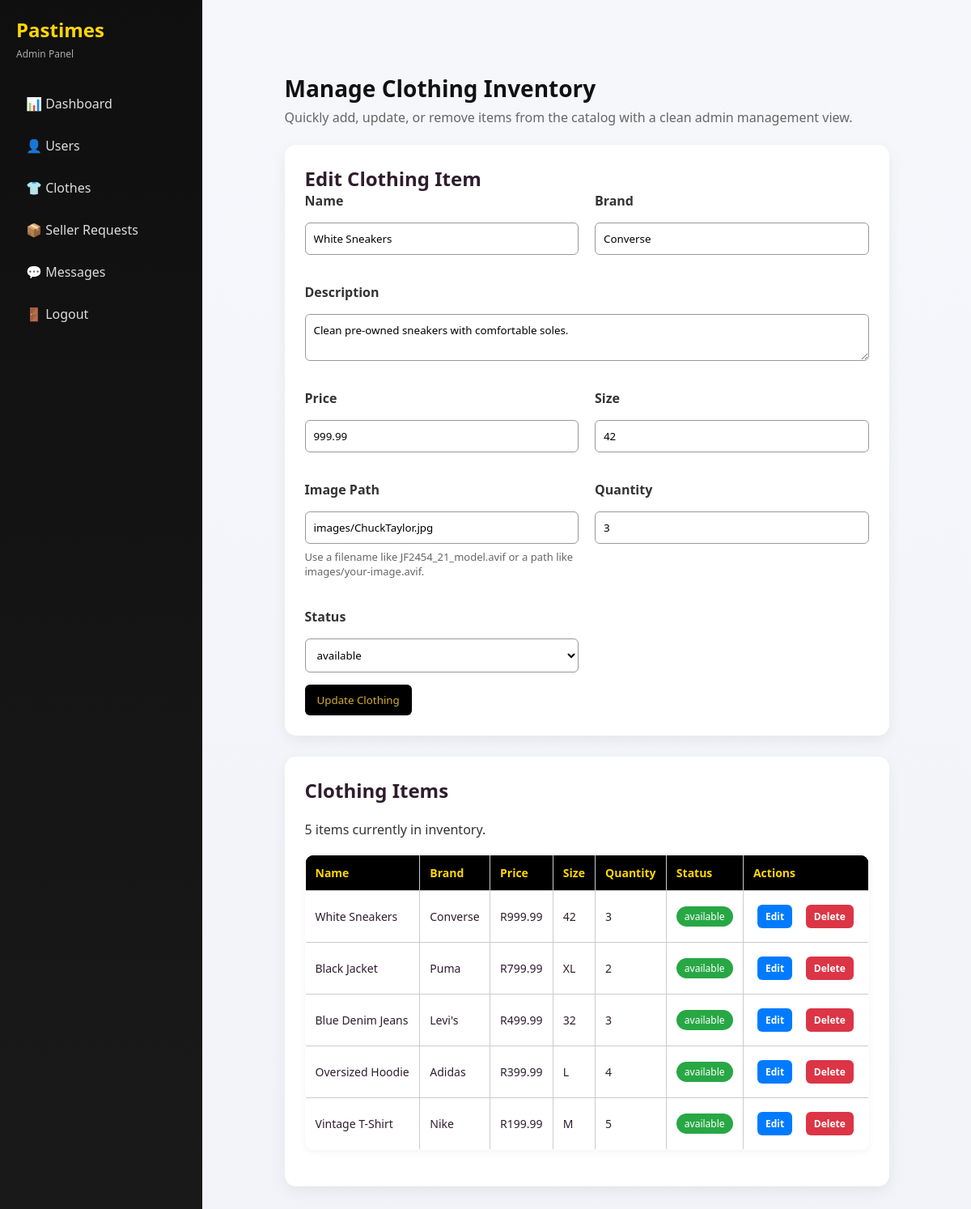
The page /admin/manageClothes.php?edit=5 (signed in) on the database its author committed.
### tables this page shows
CREATE TABLE tblClothes (
    cloth_id INT AUTO_INCREMENT PRIMARY KEY,
    name VARCHAR(100),
    brand VARCHAR(100),
    description TEXT,
    price DECIMAL(10,2),
    size VARCHAR(10),
    image VARCHAR(255),
    quantity INT,
    status VARCHAR(20)
);

### admin/manageClothes.php (the view, shortened to what this page needs)
<?php
include("../config/DBConn.php");
include("includes/adminLayout.php");
$editItem = null;
if (isset($_GET['edit'])) {
    $id = mysqli_real_escape_string($conn, $_GET['edit']);
    $editResult = $conn->query("SELECT * FROM tblClothes WHERE cloth_id='$id'");
    $editItem = $editResult->fetch_assoc();
}
$clothes = $conn->query("SELECT * FROM tblClothes ORDER BY cloth_id DESC");
?>
<div class="page-wrapper">
    <div class="page-header">
        <div>
            <h1>Manage Clothing Inventory</h1>
            <p>Quickly add, update, or remove items from the catalog with a clean admin management view.</p>
        </div>
    </div>
    <div class="card panel wide-card">
        <h2><?php echo $editItem ? "Edit Clothing Item" : "Add Clothing Item"; ?></h2>
        <form method="POST">
            <div class="form-grid">
                <div>
                    <label>Name</label>
                    <input type="text" name="name" required value="<?php echo $editItem ? htmlspecialchars($editItem['name']) : ''; ?>">
                </div>
                <div>
                    <label>Brand</label>
                    <input type="text" name="brand" required value="<?php echo $editItem ? htmlspecialchars($editItem['brand']) : ''; ?>">
                </div>
                <div class="full-width">
                    <label>Description</label>
                    <textarea name="description" required><?php echo $editItem ? htmlspecialchars($editItem['description']) : ''; ?></textarea>
                </div>
                <div>
                    <label>Price</label>
                    <input type="number" name="price" step="0.01" required value="<?php echo $editItem ? $editItem['price'] : ''; ?>">
                </div>
                <div>
                    <label>Size</label>
                    <input type="text" name="size" required value="<?php echo $editItem ? htmlspecialchars($editItem['size']) : ''; ?>">
                </div>
                <div>
                    <label>Image Path</label>
                    <input type="text" name="image" required value="<?php echo $editItem ? htmlspecialchars($editItem['image']) : 'images/OIP.webp'; ?>">
                    <small>Use a filename like <code>JF2454_21_model.avif</code> or a path like <code>images/your-image.avif</code>.</small>
                </div>
                <div>
                    <label>Quantity</label>
                    <input type="number" name="quantity" min="0" required value="<?php echo $editItem ? $editItem['quantity'] : '1'; ?>">
                </div>
                <div>
                    <label>Status</label>
                    <select name="status">
                        <option value="available" <?php echo $editItem && $editItem['status'] == 'available' ? 'selected' : ''; ?>>available</option>
                    </select>
                </div>
            </div>
            <button type="submit"><?php echo $editItem ? "Update Clothing" : "Add Clothing"; ?></button>
        </form>
    </div>
    <div class="panel">
        <div class="panel-header">
            <div>
                <h2>Clothing Items</h2>
                <p class="info-text"><?php echo $clothes->num_rows; ?> items currently in inventory.</p>
            </div>
        </div>
        <table class="admin-table">
            <thead>
                <tr>
                    <th>Name</th>
                    <th>Brand</th>
                    <th>Price</th>
                    <th>Size</th>
                    <th>Quantity</th>
                    <th>Status</th>
                    <th>Actions</th>
                </tr>
            </thead>
            <tbody>
            <?php while ($row = $clothes->fetch_assoc()) { ?>
                <tr>
                    <td><?php echo htmlspecialchars($row['name']); ?></td>
                    <td><?php echo htmlspecialchars($row['brand']); ?></td>
                    <td>R<?php echo number_format($row['price'], 2); ?></td>
                    <td><?php echo htmlspecialchars($row['size']); ?></td>
                    <td><?php echo $row['quantity']; ?></td>
                    <td>
                        <span class="badge <?php echo $row['status'] == 'available' ? 'available' : 'sold'; ?>">
                            <?php echo htmlspecialchars($row['status']); ?>
                        </span>
                    </td>
                    <td>
                        <a class="btn small btn-edit" href="manageClothes.php?edit=<?php echo $row['cloth_id']; ?>">Edit</a>
                        <a class="btn small btn-delete" href="manageClothes.php?delete=<?php echo $row['cloth_id']; ?>" onclick="return confirm('Delete this clothing item?');">Delete</a>
                    </td>
                </tr>
            <?php } ?>
            </tbody>
        </table>
    </div>
</div>
<?php include("includes/adminFooter.php"); ?>

### assets/styles.css (style rules this page uses)
* { margin: 0; padding: 0; box-sizing: border-box; font-family: 'Segoe UI', sans-serif; }
.btn { display: inline-block; padding: 12px 20px; margin: 5px; border-radius: 6px; text-decoration: none; font-weight: bold; transition: 0.3s; }
.info-text { color: #333; max-width: 700px; margin: 20px auto 0; font-size: 16px; line-height: 1.6; }
.card { background: white; padding: 20px; border-radius: 12px; box-shadow: 0 4px 12px rgba(0, 0, 0, 0.1); transition: 0.3s; }
table { width: 95%; margin: 20px auto; border-collapse: collapse; background: white; }
table th { background: #000; color: #d4af37; padding: 12px; }
table td { padding: 12px; border-bottom: 1px solid #eee; }
input, textarea, select { width: 100%; padding: 10px; margin: 8px 0 15px; border: 1px solid #999; border-radius: 6px; background: #fff; transition: border-color 0.2s ease, box-shadow 0.2s ease; }
button { background: #000; color: #d4af37; padding: 10px 15px; border: none; border-radius: 6px; cursor: pointer; }
.panel { background: white; padding: 20px; border-radius: 10px; }
.admin-table { width: 100%; border-collapse: collapse; margin-top: 10px; }
.admin-table th { background: black; color: gold; padding: 10px; }
.admin-table td { padding: 10px; border-bottom: 1px solid #eee; }
.panel { background: white; padding: 25px; border-radius: 14px; box-shadow: 0 6px 18px rgba(0,0,0,0.06); margin-top: 20px; }
.admin-table { width: 100%; border-collapse: collapse; margin-top: 10px; font-size: 14px; border: 1px solid #e5e5e5; }
.admin-table thead { background: #111; color: #ffd700; }
.admin-table th, .admin-table td { padding: 12px; text-align: left; border-right: 1px solid #cccbcb; border-bottom: 1px solid #cccbcb; }
.admin-table th:last-child, .admin-table td:last-child { border-right: none; }
.admin-table tbody tr:last-child td { border-bottom: none; }
.page-wrapper { width: 100%; max-width: 1180px; margin: 0 auto; }
.page-header { margin-bottom: 22px; }
.page-header h1 { font-size: 32px; margin-bottom: 8px; color: #111; }
.page-header p { color: #555; line-height: 1.6; max-width: 780px; }
.form-grid { display: grid; grid-template-columns: repeat(2, minmax(240px, 1fr)); gap: 20px; }
.form-grid .full-width { grid-column: 1 / -1; }
.form-grid label { display: block; margin-bottom: 8px; font-weight: 600; color: #333; }
.form-grid small { display: block; margin-top: -8px; margin-bottom: 16px; font-size: 13px; color: #666; }
.card.panel.wide-card { max-width: 100%; margin-bottom: 26px; }
.panel-header { display: flex; justify-content: space-between; gap: 20px; align-items: flex-end; margin-bottom: 18px; }
.admin-table { width: 100%; }
.admin-table td .badge, .admin-table th .badge { min-width: 90px; }
.badge.available { background: #28a745; }
.btn.small.btn-edit { margin-right: 8px; }
.badge { padding: 4px 10px; border-radius: 20px; font-size: 12px; color: white; }
.btn.small { padding: 6px 10px; border-radius: 6px; text-decoration: none; font-size: 12px; margin-right: 5px; display: inline-block; color: white; }
.btn-edit { background: #007bff; }
.btn-delete { background: #dc3545; }
table { width: 100%; border-collapse: collapse; background: white; border-radius: 10px; overflow: hidden; box-shadow: 0 2px 10px rgba(0,0,0,0.05); }
table th { background: #111; color: #ffd700; padding: 12px; text-align: left; }
table td { padding: 12px; border-bottom: 1px solid #cccbcb; border-right: 1px solid #cccbcb; }
table td:last-child, table th:last-child { border-right: none; }
.page-wrapper { width: 90%; margin: 30px auto; }
.page-header { margin-bottom: 20px; }
.page-header h1 { margin: 0; font-size: 28px; color: #111; }
.page-header p { margin-top: 5px; color: #666; }

### rows shown on the page
tblclothes: name "White Sneakers", brand "Converse", description "Clean pre-owned sneakers with comfortable soles.", price "999.99", size "42", image "images/ChuckTaylor.jpg", quantity "3", status "available"
tblclothes: name "Black Jacket", brand "Puma", price "799.99", size "XL", quantity "2", status "available"
tblclothes: name "Blue Denim Jeans", brand "Levi's", price "499.99", size "32", quantity "3", status "available"
tblclothes: name "Oversized Hoodie", brand "Adidas", price "399.99", size "L", quantity "4", status "available"
tblclothes: name "Vintage T-Shirt", brand "Nike", price "199.99", size "M", quantity "5", status "available"

### other values the page prints
$clothes->num_rows "5"
